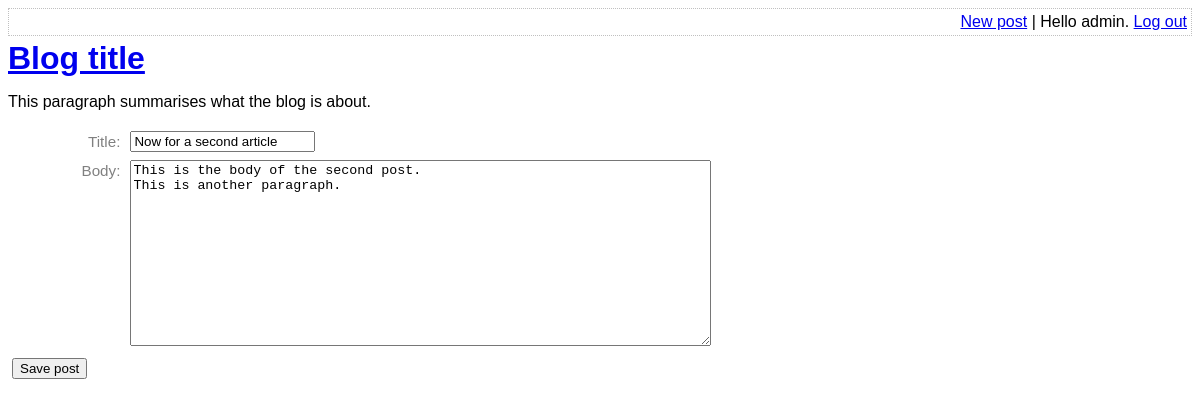
/edit-post.php?post_id=2 (signed in), run on the app's committed database.
### tables this page shows
CREATE TABLE post (
	id INTEGER PRIMARY KEY AUTOINCREMENT NOT NULL,
	title VARCHAR NOT NULL,
	body VARCHAR NOT NULL,
	user_id INTEGER NOT NULL,
	created_at VARCHAR NOT NULL,
	updated_at VARCHAR,
	FOREIGN KEY (user_id) REFERENCES user(id)
);

### lib/view-post.php (called while the page is built, shortened)
<?php
function getPostRow(PDO $pdo, $postId)
{
    $stmt = $pdo->prepare(
        'SELECT
            title, created_at, body
        FROM
            post
        WHERE
            id = :id'
    );
    $result = $stmt->execute(
        array('id' => $postId, )
    );
    $row = $stmt->fetch(PDO::FETCH_ASSOC);
    return $row;
}

### lib/common.php (called while the page is built, shortened)
<?php
function htmlEscape($html)
{
    return htmlspecialchars($html, ENT_HTML5, 'UTF-8');
}

### edit-post.php (the view, shortened to what this page needs)
<?php
require_once 'lib/common.php';
require_once 'lib/view-post.php';
$title = $body = '';
$pdo = getPDO();
$errors = array();
if ($_POST)
{
    $title = $_POST['post-title'];
    if (!$title)
    {
        $errors[] = 'The post must have a title';
    }
    $body = $_POST['post-body'];
    if (!$body)
    {
        $errors[] = 'The post must have a body';
    }
    if (!$errors)
    {
        $pdo = getPDO();
        $userId = getAuthUserId($pdo);
        $postId = addPost(
            $pdo,
            $title,
            $body,
            $userId
        );
        if ($postId === false)
        {
            $errors[] = 'Post operation failed';
        }
    }
    if (!$errors)
    {
        redirectAndExit('edit-post.php?post_id=' . $postId);
    }
}
elseif (isset($_GET['post_id']))
{
    $post = getPostRow($pdo, $_GET['post_id']);
    if ($post)
    {
        $title = $post['title'];
        $body = $post['body'];
    }
}
?>
<!DOCTYPE html>
<html>
    <head>
        <?php require 'templates/head.php' ?>
    </head>
    <body>
        <?php require 'templates/title.php' ?>
        <form method="post" class="post-form user-form">
            <div>
                <label for="post-title">Title:</label>
                <input
                    id="post-title"
                    name="post-title"
                    type="text"
                    value="<?php echo htmlEscape($title) ?>"
                />
            </div>
            <div>
                <label for="post-body">Body:</label>
                <textarea
                    id="post-body"
                    name="post-body"
                    rows="12"
                    cols="70"
                ><?php echo htmlEscape($body) ?></textarea>
            </div>
            <div>
                <input
                    type="submit"
                    value="Save post"
                />
            </div>
        </form>
    </body>
</html>

### assets/main.css (style rules this page uses)
body { font-family: sans-serif; }
.user-form input, .user-form textarea { margin: 4px; }
.user-form label { font-size: 0.95em; margin: 6px; width: 7em; color: grey; float: left; text-align: right; clear: left; }

### data on the page
post: post-title "Now for a second article", post-body "This is the body of the second post. This is another paragraph."

### other printed values
htmlEscape(getAuthUser()) "admin"
